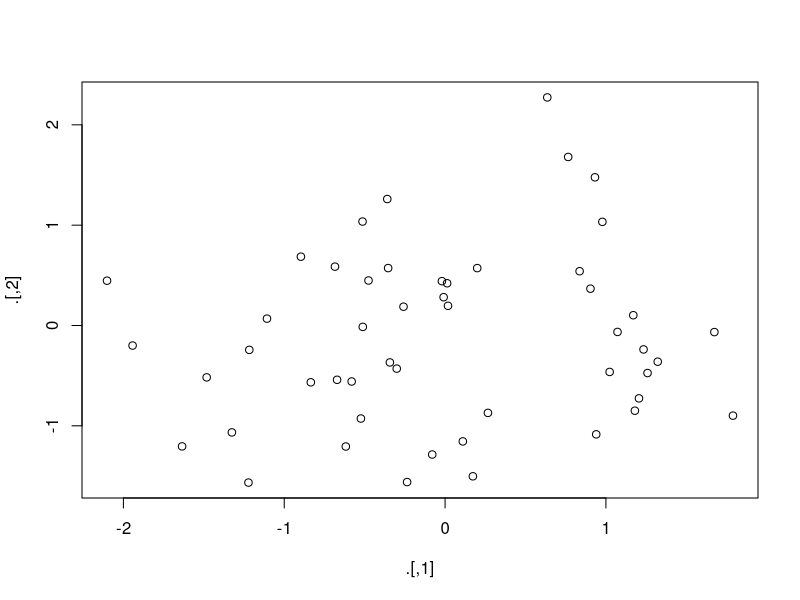
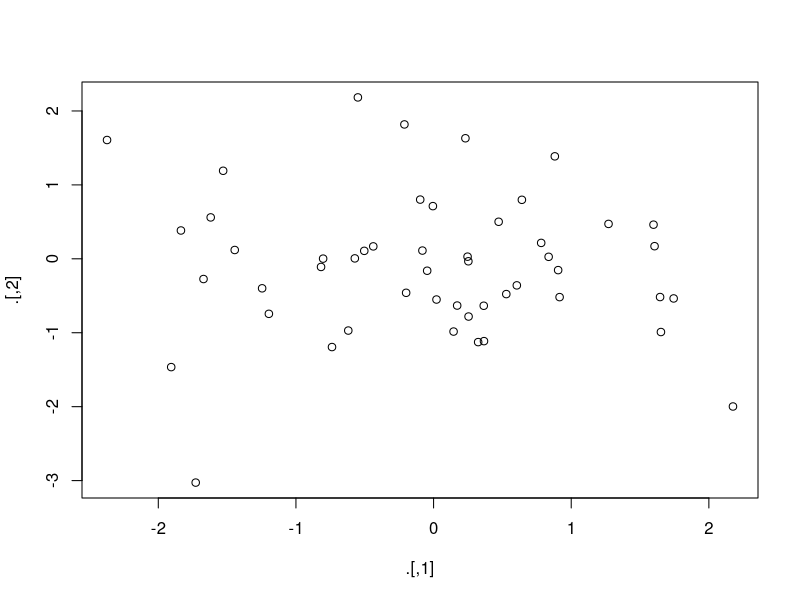

Write R code to recreate these figures, in order.
## ---- chunk 1
library(magrittr)
rnorm(100) %>%
  matrix(ncol = 2) %>%
  plot() %>%
  str()

# Using the Tee pipe allows for seeing the data prior to plotting
rnorm(100) %>%
  matrix(ncol = 2) %T>%
  plot() %>%
  str()
## ---- chunk 2
# Output the correlation of `disp` to `mpg`
mtcars %$%
  cor(disp, mpg)
## ---- chunk 3
mtcars <- mtcars %>% 
  transform(cyl = cyl * 2)
## ---- chunk 4
mtcars %<>% transform(cyl = cyl * 2)
